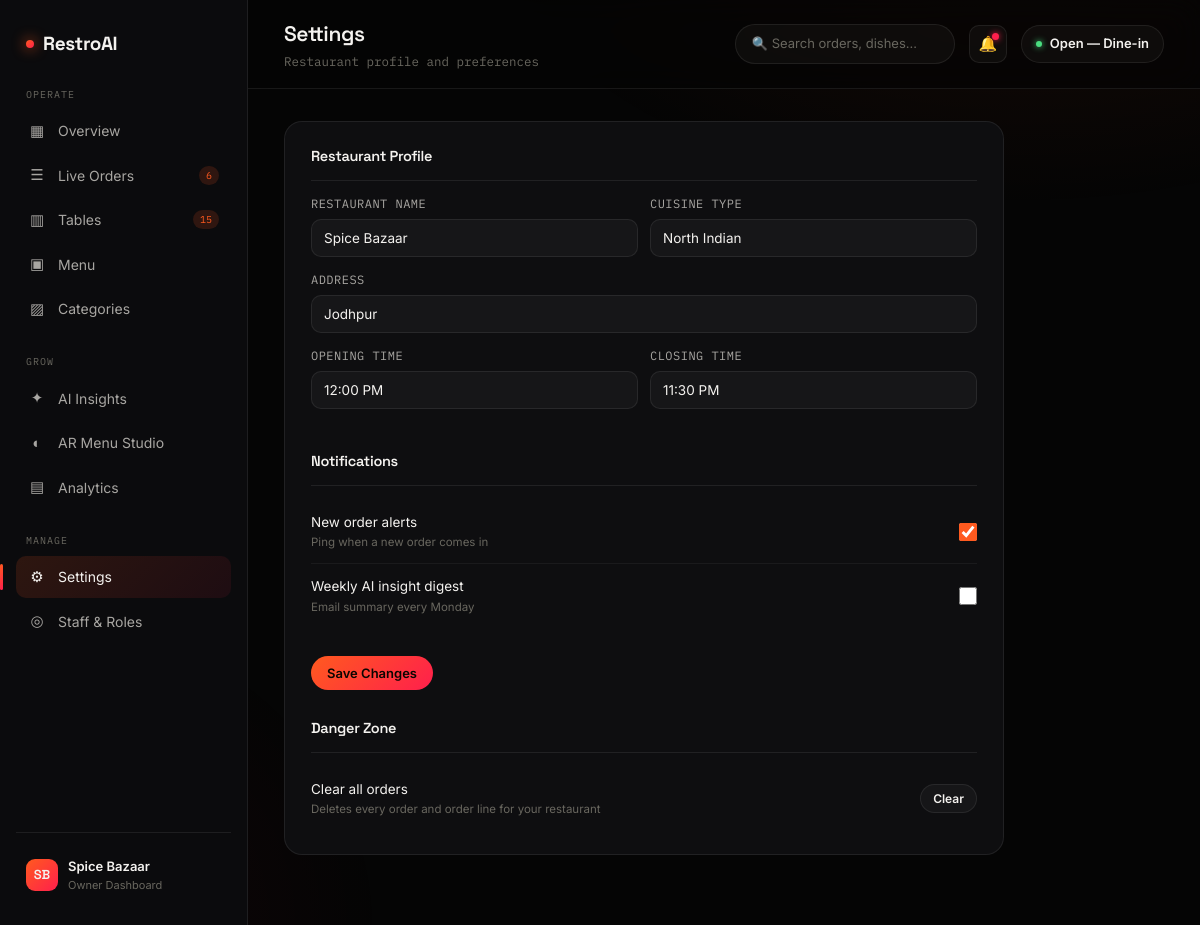
Screenshot of /Restro/settings.php (signed in) with the database file from the repository.
### tables this page shows
CREATE TABLE IF NOT EXISTS restaurants (
  id              INT UNSIGNED AUTO_INCREMENT PRIMARY KEY,
  restro_key      VARCHAR(32)  NOT NULL COMMENT 'Public unique tenant id, e.g. rst_a1b2c3d4e5f6',
  restaurant_name VARCHAR(150) NOT NULL,
  owner_name      VARCHAR(120) NOT NULL,
  email           VARCHAR(180) NOT NULL,
  password        VARCHAR(255) NOT NULL COMMENT 'Stored in plain text per project requirement — hash in production',
  phone           VARCHAR(30)  NULL,
  cuisine         VARCHAR(80)  NULL,
  city            VARCHAR(100) NULL,
  address         VARCHAR(255) NULL,
  opening_time    VARCHAR(20)  NULL,
  closing_time    VARCHAR(20)  NULL,
  notify_new_orders    TINYINT(1) NOT NULL DEFAULT 1,
  notify_weekly_digest TINYINT(1) NOT NULL DEFAULT 0,
  plan_name       VARCHAR(50)  NULL DEFAULT 'Growth',
  billing_cycle   VARCHAR(20)  NULL DEFAULT 'monthly',
  is_active       TINYINT(1)   NOT NULL DEFAULT 1,
  created_at      DATETIME     NOT NULL DEFAULT CURRENT_TIMESTAMP,
  updated_at      DATETIME     NOT NULL DEFAULT CURRENT_TIMESTAMP ON UPDATE CURRENT_TIMESTAMP,

  UNIQUE KEY uq_restaurants_restro_key (restro_key),
  UNIQUE KEY uq_restaurants_email (email)
);

### Restro/settings.php (the view, shortened to what this page needs)
<?php
require_once __DIR__ . '/../database/db.php';
$restro_key = $_SESSION['restro_key'];
extract(restro_load_nav($conn, $restro_key));
$stmt = mysqli_prepare($conn, "
    SELECT restaurant_name, owner_name, cuisine, city, address, opening_time, closing_time,
           notify_new_orders, notify_weekly_digest
    FROM restaurants
    WHERE restro_key = ?
");
mysqli_stmt_bind_param($stmt, 's', $restro_key);
mysqli_stmt_execute($stmt);
$settings = mysqli_fetch_assoc(mysqli_stmt_get_result($stmt));
$display_address = $settings['address'] ?? $settings['city'] ?? '';
$display_opening = $settings['opening_time'] ?? '12:00 PM';
$display_closing = $settings['closing_time'] ?? '11:30 PM';
?>
<!DOCTYPE html>
<html lang="en">
<head>
<link rel="stylesheet" href="assets/style.css?v=<?php echo @filemtime(__DIR__ . '/assets/style.css'); ?>">
</head>
<body>
<div class="shell">
  <?php include __DIR__ . '/includes/sidebar.php'; ?>
  <div class="main">
    <div class="topbar">
      <div><h1>Settings</h1><div class="sub">Restaurant profile and preferences</div></div>
      <div class="topbar-right">
        <div class="search-box">🔍 Search orders, dishes…</div>
        <div class="icon-btn">🔔<span class="dot"></span></div>
        <div class="restaurant-pill"><span class="dot"></span>Open — Dine-in</div>
      </div>
    </div>
    <div class="content">
      <div class="panel" style="padding:24px 26px;max-width:720px;">
        <form method="post" action="settings.php">
          <div class="settings-section">
            <h3>Restaurant Profile</h3>
            <div class="field-row">
              <div class="field">
                <label for="restaurant_name">Restaurant Name</label>
                <input type="text" id="restaurant_name" name="restaurant_name" required value="<?php echo htmlspecialchars($settings['restaurant_name']); ?>">
              </div>
              <div class="field">
                <label for="cuisine">Cuisine Type</label>
                <input type="text" id="cuisine" name="cuisine" value="<?php echo htmlspecialchars($settings['cuisine'] ?? ''); ?>">
              </div>
            </div>
            <div class="field">
              <label for="address">Address</label>
              <input type="text" id="address" name="address" value="<?php echo htmlspecialchars($display_address); ?>">
            </div>
            <div class="field-row">
              <div class="field">
                <label for="opening_time">Opening Time</label>
                <input type="text" id="opening_time" name="opening_time" value="<?php echo htmlspecialchars($display_opening); ?>">
              </div>
              <div class="field">
                <label for="closing_time">Closing Time</label>
                <input type="text" id="closing_time" name="closing_time" value="<?php echo htmlspecialchars($display_closing); ?>">
              </div>
            </div>
          </div>
          <div class="settings-section">
            <h3>Notifications</h3>
            <label class="toggle-row" style="cursor:pointer;">
              <div><div class="t-label">New order alerts</div><div class="t-sub">Ping when a new order comes in</div></div>
              <input type="checkbox" name="notify_new_orders" value="1" style="width:18px;height:18px;accent-color:#ff5a1f;"<?php echo (int) ($settings['notify_new_orders'] ?? 1) === 1 ? ' checked' : ''; ?>>
            </label>
            <label class="toggle-row" style="cursor:pointer;">
              <div><div class="t-label">Weekly AI insight digest</div><div class="t-sub">Email summary every Monday</div></div>
              <input type="checkbox" name="notify_weekly_digest" value="1" style="width:18px;height:18px;accent-color:#ff5a1f;"<?php echo (int) ($settings['notify_weekly_digest'] ?? 0) === 1 ? ' checked' : ''; ?>>
            </label>
          </div>
          <div class="modal-actions" style="justify-content:flex-start;margin-top:24px;">
            <button type="submit" class="btn btn-primary">Save Changes</button>
          </div>
        </form>
        <div class="settings-section" style="border-bottom:none;margin-bottom:0;margin-top:28px;">
          <h3>Danger Zone</h3>
          <form method="post" action="settings.php" class="toggle-row" onsubmit="return confirm('Clear all orders for this restaurant? This cannot be undone.');">
            <div><div class="t-label">Clear all orders</div><div class="t-sub">Deletes every order and order line for your restaurant</div></div>
            <button type="submit" class="btn btn-ghost btn-sm">Clear</button>
          </form>
        </div>
      </div>
    </div>
  </div>
</div>
</body>
</html>

### Restro/assets/style.css (style rules this page uses)
:root { --bg:#050505; --bg-raised:#0b0b0d; --bg-panel:#0e0e10; --ember:#ff5a1f; --signal:#ff1f4c; --amber:#ffb347; --good:#4ade80; --line:rgba(255,255,255,0.08); --glass:rgba(255,255,255,0.035); --glass-strong:rgba(255,255,255,0.06); --text-hi:#f4f2ef; --text-mid:#a8a6a2; --text-low:#69675f; --grad-ai: linear-gradient(135deg, var(--ember) 0%, var(--signal) 100%); --font-display:'Space Grotesk', sans-serif; --font-body:'Inter', sans-serif; --font-mono:'IBM Plex Mono', monospace; --sidebar-w:248px; }
* { margin:0;padding:0;box-sizing:border-box; }
body { background:var(--bg);color:var(--text-hi);font-family:var(--font-body);line-height:1.5;-webkit-font-smoothing:antialiased; }
button { font-family:inherit;cursor:pointer; }
h1,h2,h3,h4 { font-family:var(--font-display);letter-spacing:-0.02em;font-weight:600; }
.shell { display:flex;min-height:100vh;position:relative;z-index:1; }
.main { margin-left:var(--sidebar-w);flex:1;min-width:0; }
.topbar { position:sticky;top:0;z-index:20;display:flex;align-items:center;justify-content:space-between; padding:18px 36px;border-bottom:1px solid var(--line);background:rgba(5,5,5,0.75);backdrop-filter:blur(16px) saturate(140%); }
.topbar h1 { font-size:21px; }
.topbar .sub { font-size:12.5px;color:var(--text-low);font-family:var(--font-mono);margin-top:2px; }
.topbar-right { display:flex;align-items:center;gap:14px; }
.search-box { display:flex;align-items:center;gap:8px;background:var(--glass);border:1px solid var(--line);border-radius:100px;padding:9px 16px;font-size:13px;color:var(--text-low);min-width:220px; }
.icon-btn { width:38px;height:38px;border-radius:10px;border:1px solid var(--line);background:var(--glass);display:flex;align-items:center;justify-content:center;position:relative;font-size:15px;color:var(--text-mid); }
.icon-btn .dot { position:absolute;top:7px;right:7px;width:7px;height:7px;border-radius:50%;background:var(--signal);box-shadow:0 0 6px var(--signal); }
.restaurant-pill { display:flex;align-items:center;gap:8px;font-size:13px;font-weight:600;background:var(--glass);border:1px solid var(--line);padding:8px 14px;border-radius:100px; }
.restaurant-pill .dot { width:6px;height:6px;border-radius:50%;background:var(--good);box-shadow:0 0 6px var(--good); }
.content { padding:32px 36px 70px; }
.btn { font-weight:600;font-size:13px;padding:9px 16px;border-radius:100px;border:1px solid var(--line);display:inline-flex;align-items:center;gap:6px;transition:transform .2s ease, box-shadow .2s ease;background:none;color:var(--text-hi); }
.btn-primary { background:var(--grad-ai);border:none;color:#0a0500; }
.btn-ghost { background:var(--glass); }
.btn-sm { padding:6px 12px;font-size:12px; }
.panel { background:var(--bg-panel);border:1px solid var(--line);border-radius:18px;overflow:hidden; }
.field { margin-bottom:14px; }
.field label { display:block;font-size:12px;color:var(--text-mid);margin-bottom:6px;font-family:var(--font-mono);text-transform:uppercase;letter-spacing:0.04em; }
.field input, .field select, .field textarea { width:100%;background:var(--glass);border:1px solid var(--line);border-radius:10px;padding:10px 12px;color:var(--text-hi);font-family:var(--font-body);font-size:13.5px; }
.field-row { display:flex;gap:12px; }
.field-row .field { flex:1; }
.modal-actions { display:flex;justify-content:flex-end;gap:10px;margin-top:20px; }
.settings-section { margin-bottom:28px; }
.settings-section h3 { font-size:14.5px;margin-bottom:14px;padding-bottom:12px;border-bottom:1px solid var(--line); }
.toggle-row { display:flex;align-items:center;justify-content:space-between;padding:12px 0;border-bottom:1px solid rgba(255,255,255,0.05); }
.toggle-row:last-child { border-bottom:none; }
.toggle-row .t-label { font-size:13.5px; }
.toggle-row .t-sub { font-size:11.5px;color:var(--text-low);margin-top:2px; }

### rows the page displays
restaurants: restaurant_name "Spice Bazaar", cuisine "North Indian", address "Jodhpur", opening_time "12:00 PM", closing_time "11:30 PM", notify_new_orders "☑"

### other values shown
$nav_order_count "6"
$nav_table_count "15"
$owner_initials "SB"
$restaurant_name "Spice Bazaar"
